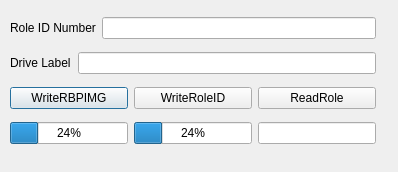
<?xml version="1.0" encoding="UTF-8"?>
<ui version="4.0">
 <class>Dialog</class>
 <widget class="QDialog" name="Dialog">
  <property name="geometry">
   <rect>
    <x>0</x>
    <y>0</y>
    <width>398</width>
    <height>172</height>
   </rect>
  </property>
  <property name="windowTitle">
   <string>Dialog</string>
  </property>
  <widget class="QWidget" name="verticalLayoutWidget">
   <property name="geometry">
    <rect>
     <x>10</x>
     <y>10</y>
     <width>366</width>
     <height>141</height>
    </rect>
   </property>
   <layout class="QVBoxLayout" name="verticalLayout">
    <item>
     <layout class="QHBoxLayout" name="horizontalLayout">
      <item>
       <widget class="QLabel" name="RoleIdText">
        <property name="text">
         <string>Role ID Number</string>
        </property>
       </widget>
      </item>
      <item>
       <widget class="QLineEdit" name="lineEdit"/>
      </item>
     </layout>
    </item>
    <item>
     <layout class="QHBoxLayout" name="horizontalLayout_2">
      <property name="spacing">
       <number>7</number>
      </property>
      <item>
       <widget class="QLabel" name="label_3">
        <property name="text">
         <string>Drive Label</string>
        </property>
       </widget>
      </item>
      <item>
       <widget class="QLineEdit" name="DriveLabelText"/>
      </item>
     </layout>
    </item>
    <item>
     <layout class="QHBoxLayout" name="horizontalLayout_3">
      <item>
       <widget class="QPushButton" name="WriteImage">
        <property name="text">
         <string>WriteRBPIMG</string>
        </property>
       </widget>
      </item>
      <item>
       <widget class="QPushButton" name="WriteRole">
        <property name="text">
         <string>WriteRoleID</string>
        </property>
       </widget>
      </item>
      <item>
       <widget class="QPushButton" name="ReadRole">
        <property name="text">
         <string>ReadRole</string>
        </property>
       </widget>
      </item>
     </layout>
    </item>
    <item>
     <layout class="QHBoxLayout" name="horizontalLayout_4">
      <item>
       <widget class="QProgressBar" name="progressBar_2">
        <property name="value">
         <number>24</number>
        </property>
       </widget>
      </item>
      <item>
       <widget class="QProgressBar" name="progressBar">
        <property name="value">
         <number>24</number>
        </property>
       </widget>
      </item>
      <item>
       <widget class="QLineEdit" name="readRoleText"/>
      </item>
     </layout>
    </item>
   </layout>
  </widget>
 </widget>
 <resources/>
 <connections/>
</ui>
